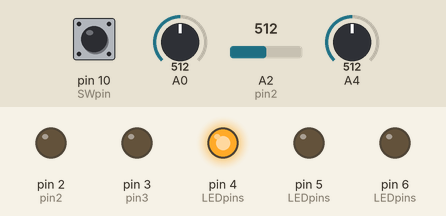
Recording of a sketch running on a simulated Arduino Uno, built with avr-gcc and run on an emulated ATmega328P. Parts: output pins drawn as LEDs (lit = HIGH). The inputs (shaded band) are chosen by the test bench; at power-on: A2 (pin2) = 512, pin 10 (SWpin) HIGH, A0 = 512, A4 = 512. What the sketch prints to the serial monitor is not drawn.

Above: at 1.2 s.
1.3 s: A2 (pin2) set to 587
2.8 s: A2 (pin2) set to 612
At 4.0 s:
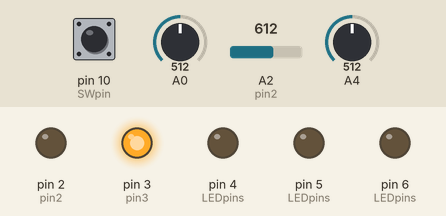
4.3 s: pin 10 (SWpin) pulled LOW for 0.15 s
At 4.44 s:
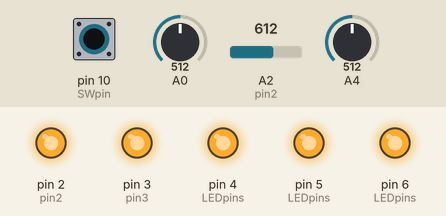
6.0 s: A2 (pin2) set to 306
At 6.5 s:
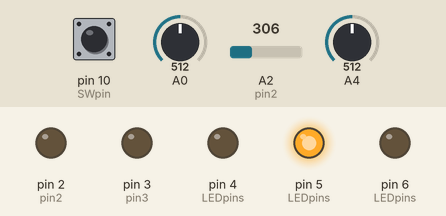
7.5 s: A2 (pin2) set to 0
At 8.2 s:
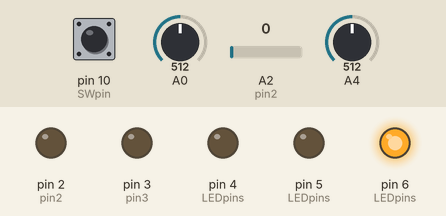
9.0 s: A2 (pin2) set to 1023
At 9.8 s:
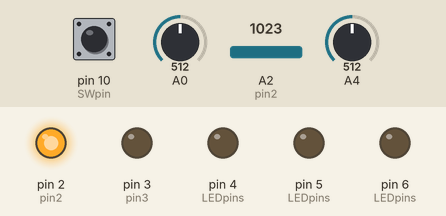
Timing chart, 0 to 11.5 s (numbered marks = the images above; inputs shaded):
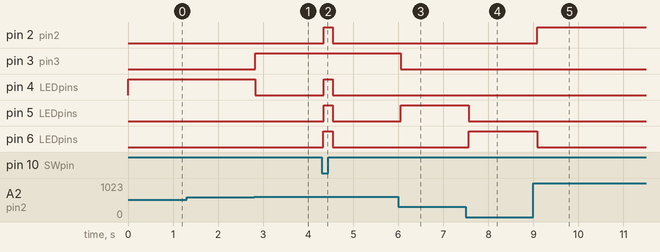

Measured:
- the behaviour switches between 599 and 600 on A2 (pin2) (found by bisection; images 0 and 1)
- after the input at 2.8 s, pin 3 (pin3): LOW → HIGH at once; pin 4 (LEDpins): HIGH → LOW at once
- after the input at 4.3 s, pin 2 (pin2), pin 4 (LEDpins), pin 5 (LEDpins), pin 6 (LEDpins): LOW → HIGH at once, → LOW 0.20 s later
- after the input at 6.0 s, pin 3 (pin3): HIGH → LOW after 0.06 s; pin 5 (LEDpins): LOW → HIGH after 0.06 s
- after the input at 7.5 s, pin 5 (LEDpins): HIGH → LOW after 0.07 s; pin 6 (LEDpins): LOW → HIGH after 0.07 s
- after the input at 9.0 s, pin 2 (pin2): LOW → HIGH after 0.08 s; pin 6 (LEDpins): HIGH → LOW after 0.08 s

The sketch:

Joystick_Indicator.ino
```cpp
int pin2 = 2;
int pin3 = 3;
int SWpin = 10;
int LEDpins[] = {6,5,4,3,2};
int X;
int Y;
int Left;
int Right;
int button = 0;
int pos;

void setup() {
  Serial.begin(9600);
  pinMode(SWpin,INPUT_PULLUP);
  pinMode(2,OUTPUT);
  pinMode(3,OUTPUT);
  pinMode(4,OUTPUT);
  pinMode(5,OUTPUT);
  pinMode(6,OUTPUT);
}

void loop() {
  button = digitalRead(10);
  if(button==LOW){
    allOn(LEDpins);
  } else {
    X = analogRead(pin2);
    if (X == 0){
      turn1On(0,LEDpins);
    }else if (X < 400){
      turn1On(1,LEDpins);
    }else if (X < 600){
      turn1On(2,LEDpins);
    }else if (X < 1022){
      turn1On(3,LEDpins);
    }else {
      turn1On(4,LEDpins);
    }
  }
  Left = analogRead(0);
  Right = analogRead(4);
  delay(100);
  Serial.print(Left);
  Serial.print(" ");
  Serial.println(Right);
  pos = getLightPosition(Left,Right);
  Serial.print("The current LED is ");
  Serial.println(pos);
}

void turn1On(int onLED,int LEDlist[]){
  allOff(LEDlist);
  digitalWrite(LEDlist[onLED],HIGH);
}

void allOff(int LEDlist[]){
  for (int i=0; i<5; i++){
    digitalWrite(LEDlist[i],LOW);
  }
}

void allOn(int LEDlist[]){
  for (int i=0; i<5; i++){
    digitalWrite(LEDlist[i],HIGH);
  }
}

int getLightPosition(int leftPhotoresist, int rightPhtotoresist){
  if(leftPhotoresist>50 && rightPhtotoresist>50){
    return 6;
  } else if (leftPhotoresist>50) {
    return 1;
  } else if (leftPhotoresist>15) {
    return 2;
  } else if (rightPhtotoresist>40) {
    return 5;
  } else if (rightPhtotoresist>5) {
    return 4;
  } else {
    return 3;
  }
}
```
